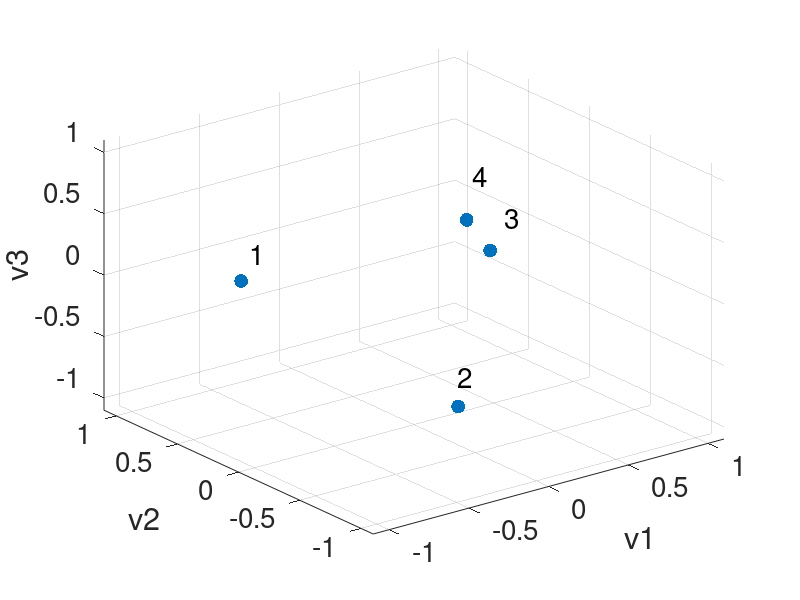
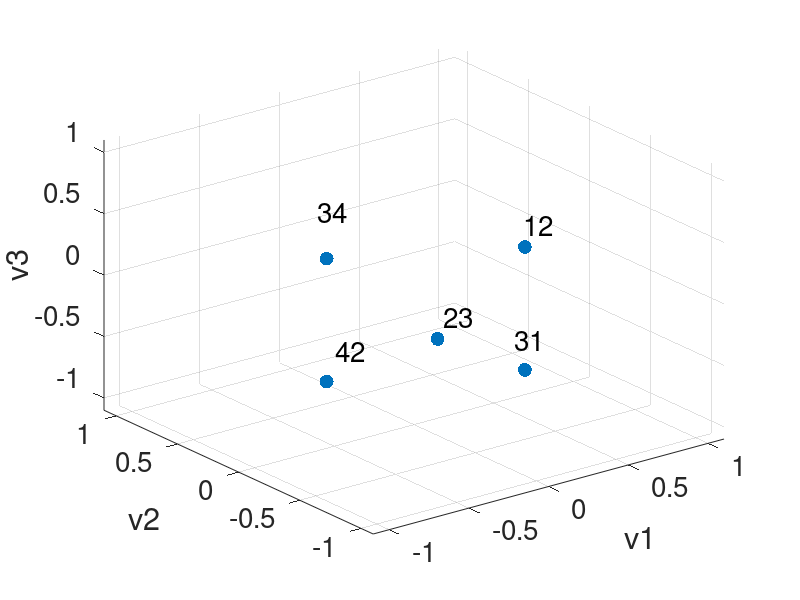
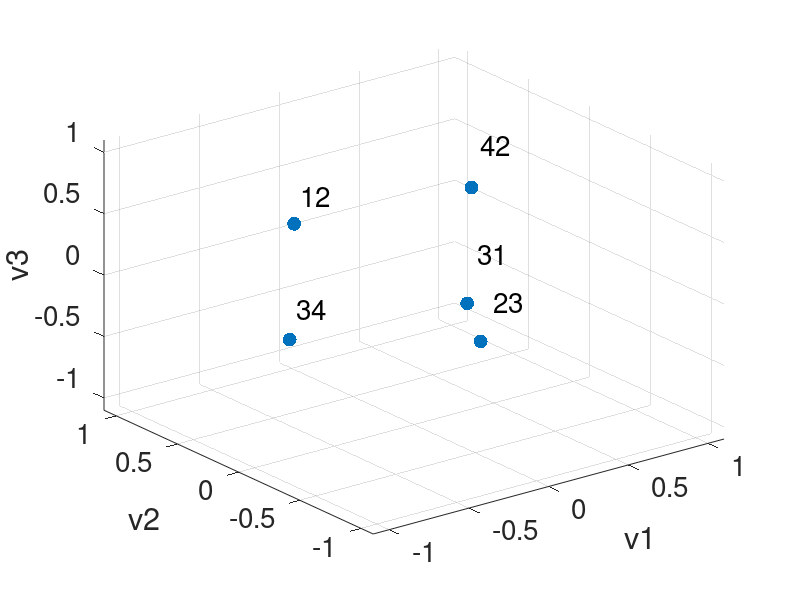
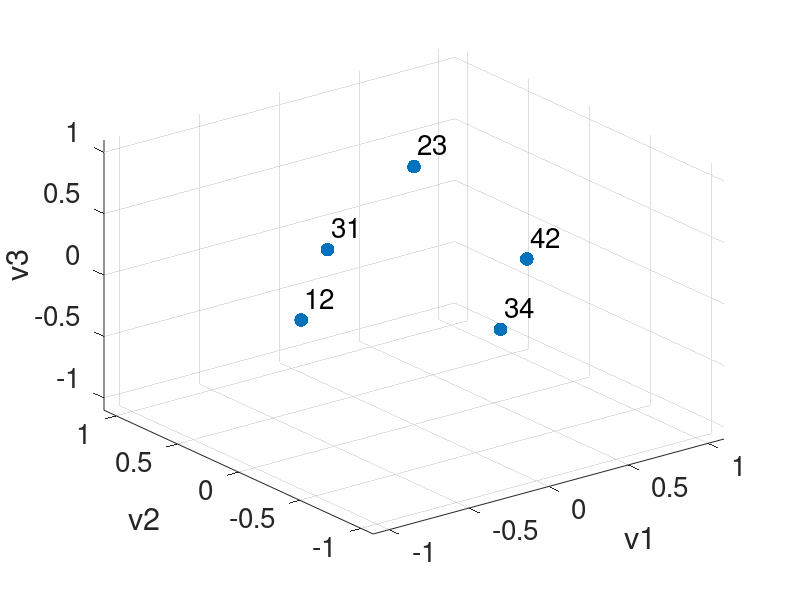

These charts were generated, in order, by the following MATLAB code:
% Simpliical complices with two triangles sharing the same edge, directions of edges are against direction of
% triangles

%%% 6 nodes, 8 edges, 3 triangles
n_node = 4; n_edge =5; n_triangle = 2;
node_name = [1 2 3 4]'; node_name = num2str(node_name); node_label = cellstr(node_name);
edge_name = [12 31 23 42 34]'; edge_name = num2str(edge_name); edge_label = cellstr(edge_name);
trg_name = [132 243]'; trg_name = num2str(trg_name); trg_label = cellstr(trg_name);

% create boundary operators
%%% B1
B1 = [-1 1 0 0 0; 1 0 -1 1 0; 0 -1 1 0 -1; 0 0 0 -1 1];

%%% B2
B2 = [-1 0; -1 0; -1 -1; 0 -1; 0 -1];

%% Undirected Version

% Hodge Laplacian
L0u = B1 * B1'; % 0-up Laplacian
L1d = B1' * B1; % 1-up Laplacian, n_edge*n_edge matrix
L1u = B2 * B2'; % 1-up Laplacian, n_edge*n_edge matrix
L2d = B2' * B2; % 2-down Laplacian, n_triangle*n_triangle matrix


%%% Permutation matrix
P = [0 0 0 1; 0 0 1 0; 0 1 0 0; 1 0 0 0];

% The undirected infered adjacency matrix
A0_up = diag(diag(L0u)) - L0u; % this is the same as the standard adjacency matrix for standard graph
D1_up = diag(diag(L1u));
A1_up = D1_up - L1u; % infered adjacency between edges

% solve the eigenvalues
% 0-up Laplacian
[V0u,D0u] = eig(L0u); % same as normal Laplacian, node 1,2,3 on the left, node 4 in the middle, node 5,6 on the right
scatter(V0u(:,2),V0u(:,3))
x = V0u(:,2); y = V0u(:,3); z = V0u(:,4); s = 100.* ones(size(x));
scatter3(x, y, z, s, 'filled')
set(gca,'XLim',[-1.1 1.1],'YLim',[-1.1 1.1],'ZLim',[-1.1 1.1])
dx = 0.1+0.1*rand(size(x)); dy = 0.1+0.1*rand(size(y)); dz = 0.1+0.1*rand(size(z));% displacement so the text does not overlay the data points
text(x+dx, y+dy, z+dz, node_label, 'FontSize', 20);
xlabel('v1');
ylabel('v2');
zlabel('v3');
set(gca,'fontsize',20);
plt.LineWidth = 2;
ax = gca;
exportgraphics(ax,'plots/two_triangles_v2_L0u.eps','Resolution',300) 

% test symmytry
P * L0u* P' == L0u
L0u*(P*V0u) - (P*V0u)*D0u

% 1-down Laplacian
[V1d,D1d] = eig(L1d); % find clusters of eddges by common nodes 
x = V1d(:,1); y = V1d(:,2); z = V1d(:,3); s = 100.* ones(size(x));
scatter3(x, y, z, s, 'filled')
set(gca,'XLim',[-1.1 1.1],'YLim',[-1.1 1.1],'ZLim',[-1.1 1.1])
name = [12 31 23 24 43]'; name = num2str(name); label = cellstr(name);
dx = 0.05+0.2*rand(size(x)); dy = 0.05+0.2*rand(size(y)); dz = 0.05+0.2*rand(size(z));% displacement so the text does not overlay the data points
text(x+dx, y+dy, z+dz, edge_label, 'FontSize', 20);
xlabel('v1');
ylabel('v2');
zlabel('v3');
set(gca,'fontsize',20);
plt.LineWidth = 2;
ax = gca;
exportgraphics(ax,'plots/two_triangles_v2_L1d.eps','Resolution',300) 

% 1-up Laplacian
[V1u,D1u] = eig(L1u); % zero eigenvalues find connected components of edges through shared triangles
x = V1u(:,1); y = V1u(:,2); z = V1u(:,3); s = 100.* ones(size(x));
scatter3(x, y, z, s, 'filled')
set(gca,'XLim',[-1.1 1.1],'YLim',[-1.1 1.1],'ZLim',[-1.1 1.1])
name = [12 31 23 24 43]'; name = num2str(name); label = cellstr(name);
dx = 0.05+0.2*rand(size(x)); dy = 0.05+0.2*rand(size(y)); dz = 0.05+0.2*rand(size(z));% displacement so the text does not overlay the data points
text(x+dx, y+dy, z+dz, edge_label, 'FontSize', 20);
xlabel('v1');
ylabel('v2');
zlabel('v3');
set(gca,'fontsize',20);
plt.LineWidth = 2;
ax = gca;
exportgraphics(ax,'plots/two_triangles_v2_L1u.eps','Resolution',300) 

% 1 Laplacian
[V1,D1] = eig(L1u+L1d); % zero eigenvalues find connected components of edges through shared triangles
x = V1(:,1); y = V1(:,2); z = V1(:,3); s = 100.* ones(size(x));
scatter3(x, y, z, s, 'filled')
set(gca,'XLim',[-1.1 1.1],'YLim',[-1.1 1.1],'ZLim',[-1.1 1.1])
name = [12 31 23 24 43]'; name = num2str(name); label = cellstr(name);
dx = 0.1; dy = 0.1; dz = 0.1;% displacement so the text does not overlay the data points
text(x+dx, y+dy, z+dz, edge_label, 'FontSize', 20);
xlabel('v1');
ylabel('v2');
zlabel('v3');
set(gca,'fontsize',20);
plt.LineWidth = 2;
ax = gca;
exportgraphics(ax,'plots/two_triangles_v2_L1.eps','Resolution',300) 

% 2-down Laplacian
[V2d,D2d] = eig(L2d); % find clusters of triangles by common edges 

%% Directed version {1,2,3}, {1,2}, {2,3}, {3,1}
g = 1/3;

%% First version in Ginestra's notes Section B2

% weight of flow
%%% B1
weight_e = [1 1 1 1 1];
Ph1 = repelem(weight_e,[n_node],[1]);
%%% B2
weight_t = [1 1];
Ph2 = repelem(weight_t,[n_edge],[1]);

%%% Directed adjacency matrix
B1M = 0.5*sqrt(2).*B1.*exp(-1i*pi*g*(Ph1.*B1));
B2M = 0.5*sqrt(2).*B2.*exp(-1i*pi*g*(Ph2.*B2));

L0Mu = B1M*B1M';
L1Md = B1M' * B1M;
L1Mu = B2M * B2M';

% 0-up Laplacian
[V,D] = eig(L0Mu); % zero eigenvalues find connected components of edges through shared triangles
Psi = angle(V);s = 100.* ones(size(Psi(:,1)));
scatter(cos(Psi(:,1)),sin(Psi(:,1)), s, 'filled')
set(gca,'XLim',[-1.1 1.1],'YLim',[-1.1 1.1])
name = [1 2 3 4 5 6]'; name = num2str(name); label = cellstr(name);
dx = 0.1+0.2*rand(n_node,1); dy = 0.1+0.2*rand(n_node,1);% displacement so the text does not overlay the data points
xlabel('cos(\theta)');
ylabel('sin(\theta)');
text(cos(Psi(:,1))+dx, sin(Psi(:,1))+dy, node_label, 'FontSize', 20);
set(gca,'fontsize',20);
plt.LineWidth = 2;
ax = gca;
exportgraphics(ax,'plots/two_triangles_v2_L0Mu.eps','Resolution',300) 

% 1-down Magnetic Laplacian
[V, D] = eig(L1Md); % zero eigenvalues find connected components of edges through shared nodes
Psi = angle(V); s = 100.* ones(size(Psi(:,1)));
scatter(cos(Psi(:,1)),sin(Psi(:,1)), s, 'filled')
set(gca,'XLim',[-1.1 1.1],'YLim',[-1.1 1.1])
name = [12 31 23 24 43 45 64 65]'; name = num2str(name); label = cellstr(name);
xlabel('cos(\theta)');
ylabel('sin(\theta)');
dx = -0.05+0.3*rand(n_edge,1); dy = -0.05+0.3*rand(n_edge,1);% displacement so the text does not overlay the data points
text(cos(Psi(:,1))+dx, sin(Psi(:,1))+dy, edge_label, 'FontSize', 20);
set(gca,'fontsize',20);
plt.LineWidth = 2;
ax = gca;
exportgraphics(ax,'plots/two_triangles_v2_L1Md.eps','Resolution',300) 

% 1-up Magnetic Laplacian
[V,D] = eig(L1Mu); % zero eigenvalues find connected components of edges through shared triangles
Psi = angle(V); s = 100.* ones(size(Psi(:,1)));
scatter(cos(Psi(:,1)),sin(Psi(:,1)), s, 'filled')
set(gca,'XLim',[-1.1 1.1],'YLim',[-1.1 1.1])
xlabel('cos(\theta)');
ylabel('sin(\theta)');
dx = -0.05+0.5*rand(n_edge,1); dy = -0.05+0.5*rand(n_edge,1);% displacement so the text does not overlay the data points
text(cos(Psi(:,1))+dx, sin(Psi(:,1))+dy, edge_label, 'FontSize', 20);
set(gca,'fontsize',20);
plt.LineWidth = 2;
ax = gca;
exportgraphics(ax,'plots/two_triangles_v2_L1Mu.eps','Resolution',300) 

% plot top 2 eigenvectors
psi1 = Psi(:, 1)';
azi = Psi(:, 1)'; %azimuth for the spherical coordinates
ele = Psi(:, 2)'; % elevation for the sperical coordinates
[x,y,z] = sph2cart(azi,ele,1);
scatter3(x,y,z, s, 'filled')
xlabel('x');
ylabel('y');
zlabel('z');
set(gca,'XLim',[-1.1 1.1],'YLim',[-1.1 1.1],'ZLim',[-1.1 1.1])
name = [12 31 23 42 34 45 64 65]'; name = num2str(name); label = cellstr(name);
dx = -0.05+0.3*rand(n_edge,1); dy = -0.05+0.3*rand(n_edge,1); dz = -0.05+0.3*rand(n_edge,1);% displacement so the text does not overlay the data points
text(x+dx', y+dy', z+dz', edge_label, 'FontSize', 20);
set(gca,'fontsize',20);
plt.LineWidth = 2;
ax = gca;
exportgraphics(ax,'plots/two_triangles_v2_L1Mu.eps','Resolution',300) 

% 1 Laplacian
[V1M,D1M] = eig(L1Mu + L1Md); % zero eigenvalues find connected components of edges through shared triangles
Psi = angle(V1M);
scatter(cos(Psi(:,1)),sin(Psi(:,1)), s, 'filled')
set(gca,'XLim',[-1.1 1.1],'YLim',[-1.1 1.1])
name = [12 31 23 42 34 45 64 65]'; name = num2str(name); label = cellstr(name);
xlabel('cos(\theta)');
ylabel('sin(\theta)');
dx = 0.1; dy = 0.1;% displacement so the text does not overlay the data points
text(cos(Psi(:,1))+dx, sin(Psi(:,1))+dy, edge_label, 'FontSize', 20);
set(gca,'fontsize',20);
plt.LineWidth = 2;
ax = gca;
exportgraphics(ax,'plots/two_triangles_v2_L1M.eps','Resolution',300) 

